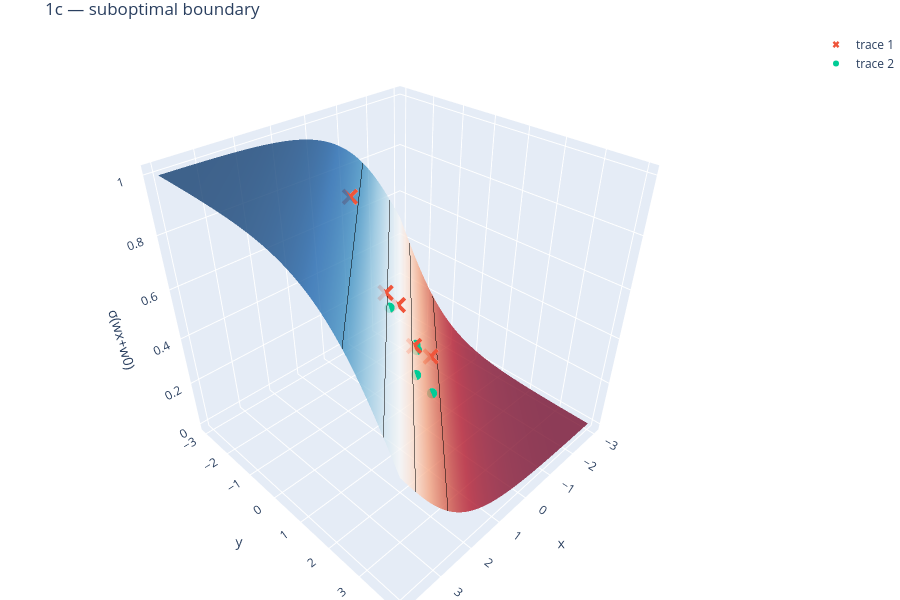

The code cell stored with this chart in its notebook:
### Code cell
# 1c - ineffective boundary x1 = x2: it runs through BOTH class centres
wb, wb0 = np.array([1.0, -1.0]), 0.0

ZZb = sigmoid(wb[0] * XX + wb[1] * YY + wb0)

surf3d(wb, wb0, "1c — suboptimal boundary").show()

print("class 1  sigma:", np.round(sigmoid(X1 @ w + w0), 2))
print("class 2  sigma:", np.round(sigmoid(X2 @ w + w0), 2))
acc_bad = (np.sum(X1 @ wb + wb0 < 0) + np.sum(X2 @ wb + wb0 > 0)) / 10
print("accuracy (bad boundary):", acc_bad)  # both classes' sigma collapse around 0.5

### Figure 1 — Plotly figure (JSON) as saved in the notebook; plotly's stock layout.template omitted (floating-point values rounded to 4 significant figures; data arrays with more than 128 entries replaced by an {"elided": "..."} marker saying what was removed)
{"data": [{"colorscale": [[0, "rgb(103,0,31)"], [0.1, "rgb(178,24,43)"], [0.2, "rgb(214,96,77)"], [0.3, "rgb(244,165,130)"], [0.4, "rgb(253,219,199)"], [0.5, "rgb(247,247,247)"], [0.6, "rgb(209,229,240)"], [0.7, "rgb(146,197,222)"], [0.8, "rgb(67,147,195)"], [0.9, "rgb(33,102,172)"], [1, "rgb(5,48,97)"]], "contours": {"z": {"color": "black", "end": 0.5, "show": true, "size": 1, "start": 0.5}}, "opacity": 0.8, "showscale": false, "type": "surface", "x": [-3.0, -2.881, -2.763, -2.644, -2.525, -2.407, -2.288, -2.169, -2.051, -1.932, -1.814, -1.695, -1.576, -1.458, -1.339, -1.22, -1.102, -0.9831, -0.8644, -0.7458, -0.6271, -0.5085, -0.3898, -0.2712, -0.1525, -0.0339, 0.08475, 0.2034, 0.322, 0.4407, 0.5593, 0.678, 0.7966, 0.9153, 1.034, 1.153, 1.271, 1.39, 1.508, 1.627, 1.746, 1.864, 1.983, 2.102, 2.22, 2.339, 2.458, 2.576, 2.695, 2.814, 2.932, 3.051, 3.169, 3.288, 3.407, 3.525, 3.644, 3.763, 3.881, 4.0], "y": [-3.0, -2.881, -2.763, -2.644, -2.525, -2.407, -2.288, -2.169, -2.051, -1.932, -1.814, -1.695, -1.576, -1.458, -1.339, -1.22, -1.102, -0.9831, -0.8644, -0.7458, -0.6271, -0.5085, -0.3898, -0.2712, -0.1525, -0.0339, 0.08475, 0.2034, 0.322, 0.4407, 0.5593, 0.678, 0.7966, 0.9153, 1.034, 1.153, 1.271, 1.39, 1.508, 1.627, 1.746, 1.864, 1.983, 2.102, 2.22, 2.339, 2.458, 2.576, 2.695, 2.814, 2.932, 3.051, 3.169, 3.288, 3.407, 3.525, 3.644, 3.763, 3.881, 4.0], "z": {"elided": "60x60 float values"}}, {"marker": {"size": 6, "symbol": "x"}, "mode": "markers", "type": "scatter3d", "x": [0.3456, 0.3304, 0.9054, -0.537, 0.3646], "y": [0.8216, -1.303, 0.4464, 0.5811, 0.2941], "z": [0.3832, 0.8367, 0.6128, 0.2464, 0.5176]}, {"marker": {"size": 6, "symbol": "circle"}, "mode": "markers", "type": "scatter3d", "x": [1.028, 0.2635, 0.5179, 1.04, 0.2181], "y": [1.547, 0.8371, 1.599, 0.7075, 0.7428], "z": [0.3733, 0.3604, 0.2533, 0.5823, 0.3718]}], "layout": {"height": 600, "margin": {"b": 0, "l": 0, "r": 0, "t": 30}, "scene": {"zaxis": {"title": {"text": "σ(wx+w0)"}}}, "title": {"text": "1c — suboptimal boundary"}}}
